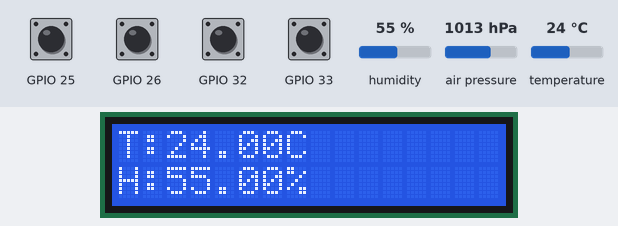
The program below on a simulated ESP32. On the bench: 16×2 character LCD. The inputs (shaded band) are chosen by the test bench; at power-on: GPIO 25, GPIO 26, GPIO 32, GPIO 33 HIGH, humidity 55 %, air pressure 1013 hPa, temperature 24 °C.

Above: at 1.2 s.
1.3 s: humidity set to 22 %
At 5.0 s:
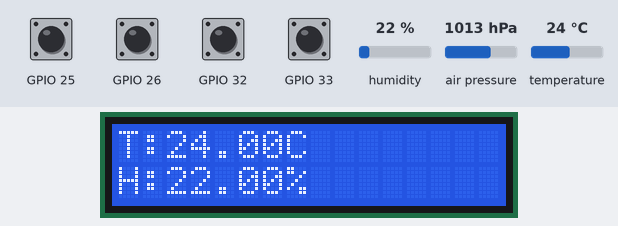
10.7 s: GPIO 25 pulled LOW for 3 s
At 15.1 s:
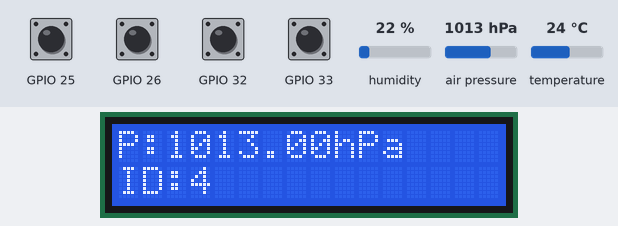
17.7 s: GPIO 26 pulled LOW for 3 s
At 23.1 s:
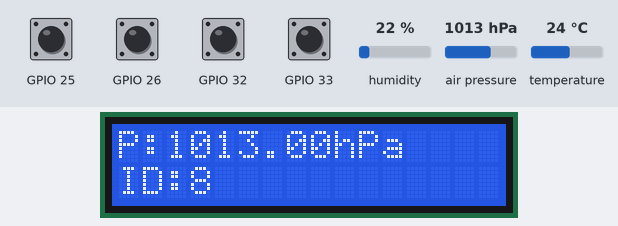
25.8 s: GPIO 32 pulled LOW for 3 s
At 31.0 s:
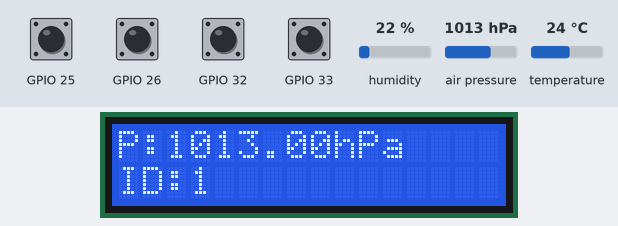
33.9 s: GPIO 33 pulled LOW for 3 s
At 39.0 s:
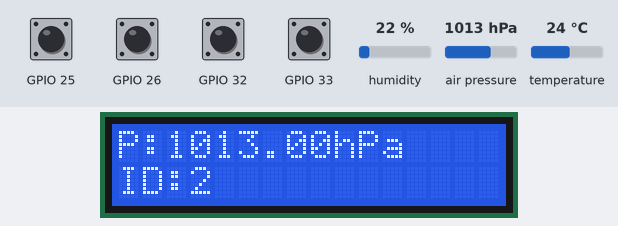
42.0 s: air pressure set to 952 hPa
At 46.9 s:
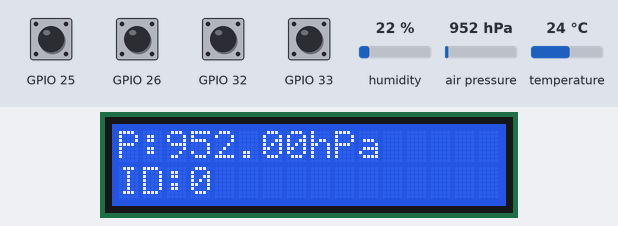
Timing chart, 0 to 48.4 s (numbered marks = the images above; inputs shaded):
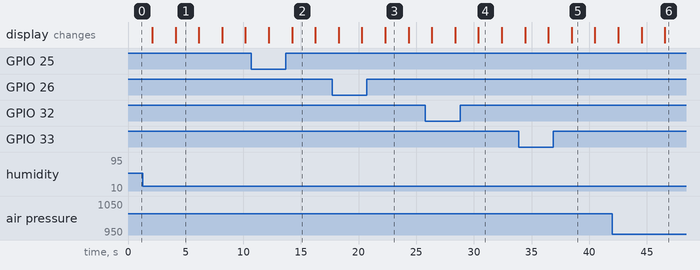

The program:

main.cpp
```cpp
#include <Wire.h>
#include <LiquidCrystal_I2C.h>
#include <Adafruit_Sensor.h>
#include <Adafruit_BME280.h>

// Own stuff
#include "Identification.h"
#include "MQTT.h"

#define SEALEVELPRESSURE_HPA (1013.25)

// Initialize the LCD with the I2C address 0x27 for a 16 chars and 2 line display
LiquidCrystal_I2C lcd(0x27, 16, 2);

Adafruit_BME280 bme; // I2C

int id = -1;

void setup() {
    Serial.begin(115200);

    // Initialize the LCD
    lcd.init();
    lcd.backlight();

    // Initialize the BME280 sensor
    if (!bme.begin(0x77)) {
      Serial.println("Could not find a valid BME280 sensor, check wiring!");
      lcd.print("Sensor Error");
      while (1);
    }

    id = idSetup();
    //wifiBegin();
    //mqttBegin();
}

void loop() {
    // Read values from the BME280 sensor
    float temperature = bme.readTemperature();
    float humidity = bme.readHumidity();
    float pressure = bme.readPressure() / 100.0F;
    id =  idSetup();

    // Display the values on the LCD
    lcd.clear();
    lcd.setCursor(0, 0);
    lcd.print("T:");
    lcd.print(temperature);
    lcd.print("C");

    lcd.setCursor(0, 1);
    lcd.print("H:");
    lcd.print(humidity);
    lcd.print("%");

    delay(2000); // Wait for 2 seconds

    lcd.clear();
    lcd.setCursor(0, 0);
    lcd.print("P:");
    lcd.print(pressure);
    lcd.print("hPa");

    lcd.setCursor(0, 1);
    lcd.print("ID:");
    lcd.print(id);

    //mqttPublish(temperature, humidity, pressure, id);

    delay(2000); // Wait for 2 seconds
}
```

Measured:
- after the input at 1.3 s, the display: first differs from a run without the input after 2.8 s (image 1)
- after the input at 10.7 s, the display: first differs from a run without the input after 3.5 s (image 2)
- after the input at 17.7 s, the display: first differs from a run without the input after 4.6 s (image 3)
- after the input at 25.8 s, the display: first differs from a run without the input after 4.6 s (image 4)
- after the input at 33.9 s, the display: first differs from a run without the input after 4.6 s (image 5)
- after the input at 42.0 s, the display: first differs from a run without the input after 4.6 s (image 6)
- what the display in image 1 shows lasts 2.0 s, from 4.1 s to 6.1 s
